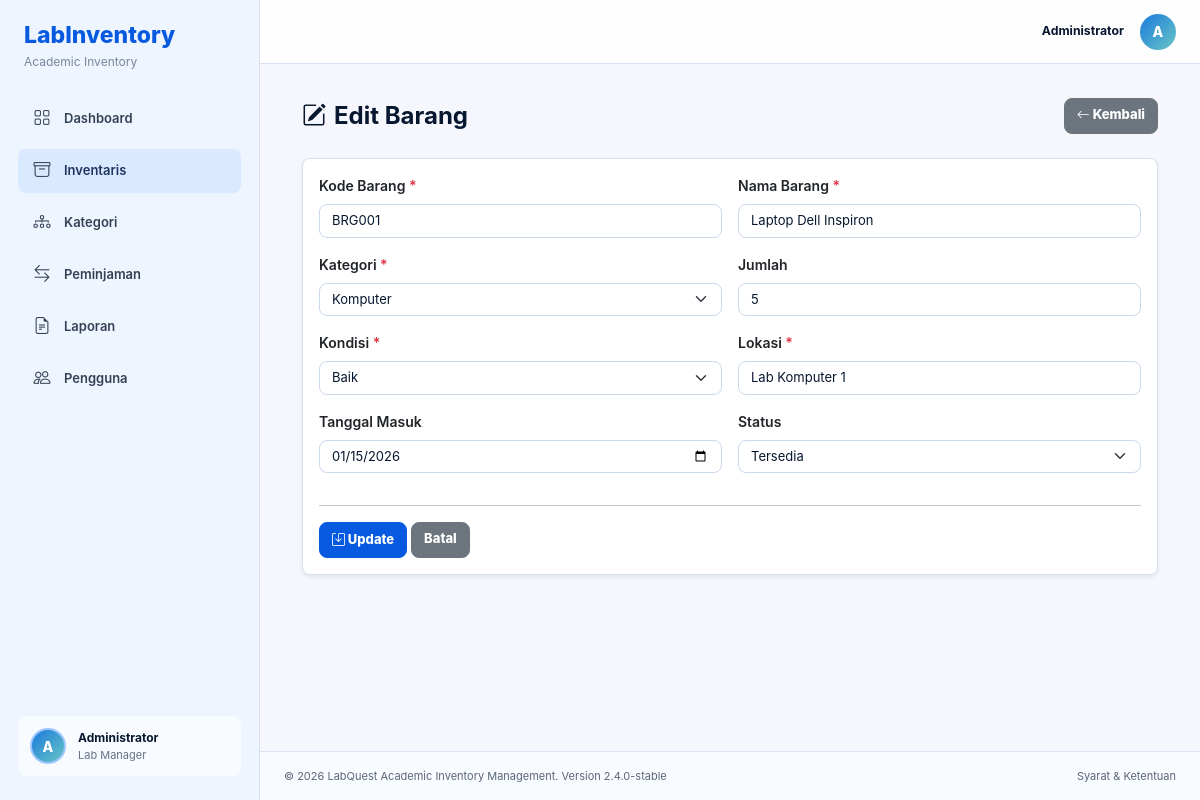
Page /edit_barang.php?id=1 (signed in) on the committed database.
### tables this page shows
CREATE TABLE barang (
    id INT(11) PRIMARY KEY AUTO_INCREMENT,
    kode_barang VARCHAR(50) NOT NULL UNIQUE,
    nama_barang VARCHAR(100) NOT NULL,
    kategori_id INT(11),
    jumlah INT(11) DEFAULT 0,
    kondisi ENUM('Baik', 'Rusak Ringan', 'Rusak Berat') DEFAULT 'Baik',
    lokasi VARCHAR(100),
    tanggal_masuk DATE,
    status ENUM('Tersedia', 'Dipinjam', 'Rusak') DEFAULT 'Tersedia',
    created_at TIMESTAMP DEFAULT CURRENT_TIMESTAMP,
    FOREIGN KEY (kategori_id) REFERENCES kategori(id) ON DELETE SET NULL
);

CREATE TABLE kategori (
    id INT(11) PRIMARY KEY AUTO_INCREMENT,
    nama_kategori VARCHAR(50) NOT NULL,
    created_at TIMESTAMP DEFAULT CURRENT_TIMESTAMP
);

### koneksi.php (called while the page is built, shortened)
<?php
$host = getenv('DB_HOST') ?: 'localhost';
$username = getenv('DB_USERNAME') ?: 'root';
$password = getenv('DB_PASSWORD') !== false ? getenv('DB_PASSWORD') : '';
$database = getenv('DB_DATABASE') ?: 'db_inventaris_lab';
$koneksi = mysqli_connect($host, $username, $password, $database);
mysqli_set_charset($koneksi, "utf8");
function query($sql) {
    global $koneksi;
    return mysqli_query($koneksi, $sql);
}
function fetch_assoc($result) {
    return mysqli_fetch_assoc($result);
}
function fetch_all($result) {
    return mysqli_fetch_all($result, MYSQLI_ASSOC);
}
?>

### edit_barang.php (the view, shortened to what this page needs)
<?php
require_once 'koneksi.php';
$id = (int)$_GET['id'];
$sql_barang = "SELECT * FROM barang WHERE id = $id";
$result_barang = query($sql_barang);
$barang = fetch_assoc($result_barang);
$sql_kategori = "SELECT * FROM kategori ORDER BY nama_kategori";
$result_kategori = query($sql_kategori);
$kategori = fetch_all($result_kategori);
?>
<!DOCTYPE html>
<html lang="id">
<head>
    <link href="https://cdn.jsdelivr.net/npm/bootstrap@5.3.0/dist/css/bootstrap.min.css" rel="stylesheet">
    <link href="https://cdn.jsdelivr.net/npm/bootstrap-icons@1.11.0/font/bootstrap-icons.css" rel="stylesheet">
    <link href="assets/css/style.css" rel="stylesheet">
</head>
<body>
    <div class="d-flex">
        <?php include 'includes/sidebar.php'; ?>
        <div class="main-content">
            <?php include 'includes/navbar.php'; ?>
            <div class="content-wrapper">
                <div class="container-fluid">
                    <div class="d-flex justify-content-between align-items-center mb-4">
                        <h4 class="mb-0 fw-bold">
                            <i class="bi bi-pencil-square me-2"></i>Edit Barang
                        </h4>
                        <a href="barang.php" class="btn btn-secondary">
                            <i class="bi bi-arrow-left"></i> Kembali
                        </a>
                    </div>
                    <div class="card shadow-sm">
                        <div class="card-body">
                            <form method="POST" action="">
                                <div class="row g-3">
                                    <div class="col-md-6">
                                        <label class="form-label fw-semibold">Kode Barang <span class="text-danger">*</span></label>
                                        <input type="text" class="form-control" name="kode_barang"
                                               value="<?php echo htmlspecialchars($barang['kode_barang']); ?>" required>
                                    </div>
                                    <div class="col-md-6">
                                        <label class="form-label fw-semibold">Nama Barang <span class="text-danger">*</span></label>
                                        <input type="text" class="form-control" name="nama_barang"
                                               value="<?php echo htmlspecialchars($barang['nama_barang']); ?>" required>
                                    </div>
                                    <div class="col-md-6">
                                        <label class="form-label fw-semibold">Kategori <span class="text-danger">*</span></label>
                                        <select class="form-select" name="kategori_id" required>
                                            <?php foreach ($kategori as $k): ?>
                                            <option value="<?php echo $k['id']; ?>"
                                                <?php echo $k['id'] == $barang['kategori_id'] ? 'selected' : ''; ?>>
                                                <?php echo htmlspecialchars($k['nama_kategori']); ?>
                                            </option>
                                            <?php endforeach; ?>
                                        </select>
                                    </div>
                                    <div class="col-md-6">
                                        <label class="form-label fw-semibold">Jumlah</label>
                                        <input type="number" class="form-control" name="jumlah"
                                               value="<?php echo $barang['jumlah']; ?>" min="0">
                                    </div>
                                    <div class="col-md-6">
                                        <label class="form-label fw-semibold">Kondisi <span class="text-danger">*</span></label>
                                        <select class="form-select" name="kondisi" required>
                                            <option value="Baik" <?php echo $barang['kondisi'] == 'Baik' ? 'selected' : ''; ?>>Baik</option>
                                        </select>
                                    </div>
                                    <div class="col-md-6">
                                        <label class="form-label fw-semibold">Lokasi <span class="text-danger">*</span></label>
                                        <input type="text" class="form-control" name="lokasi"
                                               value="<?php echo htmlspecialchars($barang['lokasi']); ?>" required>
                                    </div>
                                    <div class="col-md-6">
                                        <label class="form-label fw-semibold">Tanggal Masuk</label>
                                        <input type="date" class="form-control" name="tanggal_masuk"
                                               value="<?php echo $barang['tanggal_masuk']; ?>">
                                    </div>
                                    <div class="col-md-6">
                                        <label class="form-label fw-semibold">Status</label>
                                        <select class="form-select" name="status">
                                            <option value="Tersedia" <?php echo $barang['status'] == 'Tersedia' ? 'selected' : ''; ?>>Tersedia</option>
                                        </select>
                                    </div>
                                    <div class="col-12">
                                        <hr>
                                        <button type="submit" class="btn btn-primary">
                                            <i class="bi bi-save"></i> Update
                                        </button>
                                        <a href="barang.php" class="btn btn-secondary">Batal</a>
                                    </div>
                                </div>
                            </form>
                        </div>
                    </div>
                </div>
            </div>
            <?php include 'includes/footer.php'; ?>
        </div>
    </div>
</body>
</html>

### assets/css/style.css (style rules this page uses)
:root { --ink: #07172f; --muted: #667085; --line: #d9e2f2; --panel: #ffffff; --soft: #f3f7ff; --soft-2: #eef4ff; --blue: #075adf; --blue-2: #2f76ff; --green: #09a857; --red: #d21f2b; --amber: #f59f00; --sidebar: #eef5ff; }
* { box-sizing: border-box; }
body { margin: 0; color: var(--ink); background: #f5f7fc; font-family: Inter, "Segoe UI", Arial, sans-serif; font-size: 14px; letter-spacing: 0; }
a { text-decoration: none; }
.main-content { display: flex; flex: 1; min-height: 100vh; flex-direction: column; margin-left: 260px; background: #f5f7fc; }
.content-wrapper { flex: 1; padding: 34px 30px 28px; }
.card, .ui-card { border: 1px solid var(--line); border-radius: 8px; background: var(--panel); box-shadow: none; }
.card { animation: none; }
.form-control, .form-select { border-color: #cbd8ee; border-radius: 8px; color: var(--ink); font-size: 13px; }
.btn { min-height: 36px; border-radius: 8px; font-size: 13px; font-weight: 800; }
.btn-primary { border-color: var(--blue); background: var(--blue); }

### rows in the picture
barang: kode_barang "BRG001", nama_barang "Laptop Dell Inspiron", kategori_id "Komputer", jumlah "5", kondisi "Baik", lokasi "Lab Komputer 1", tanggal_masuk "01/15/2026", status "Tersedia"

### other values in the picture
substr($namaUser, 0, 1) "A"
$namaUser "Administrator"
